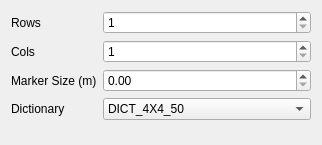
<?xml version="1.0" encoding="UTF-8"?>
<ui version="4.0">
 <class>ArucoTarget</class>
 <widget class="QWidget" name="ArucoTarget">
  <property name="geometry">
   <rect>
    <x>0</x>
    <y>0</y>
    <width>322</width>
    <height>145</height>
   </rect>
  </property>
  <property name="windowTitle">
   <string>Form</string>
  </property>
  <layout class="QFormLayout" name="formLayout">
   <item row="0" column="0">
    <widget class="QLabel" name="label">
     <property name="text">
      <string>Rows</string>
     </property>
    </widget>
   </item>
   <item row="0" column="1">
    <widget class="QSpinBox" name="rowSpinBox">
     <property name="minimum">
      <number>1</number>
     </property>
    </widget>
   </item>
   <item row="1" column="0">
    <widget class="QLabel" name="label_2">
     <property name="text">
      <string>Cols</string>
     </property>
    </widget>
   </item>
   <item row="1" column="1">
    <widget class="QSpinBox" name="colSpinBox">
     <property name="minimum">
      <number>1</number>
     </property>
    </widget>
   </item>
   <item row="2" column="0">
    <widget class="QLabel" name="label_3">
     <property name="text">
      <string>Marker Size (m)</string>
     </property>
    </widget>
   </item>
   <item row="2" column="1">
    <widget class="QDoubleSpinBox" name="markerSizeDoubleSpinBox"/>
   </item>
   <item row="3" column="0">
    <widget class="QLabel" name="label_4">
     <property name="text">
      <string>Dictionary</string>
     </property>
    </widget>
   </item>
   <item row="3" column="1">
    <widget class="QComboBox" name="dictionaryComboBox">
     <item>
      <property name="text">
       <string>DICT_4X4_50</string>
      </property>
     </item>
     <item>
      <property name="text">
       <string>DICT_4X4_100</string>
      </property>
     </item>
     <item>
      <property name="text">
       <string>DICT_4X4_250</string>
      </property>
     </item>
     <item>
      <property name="text">
       <string>DICT_4X4_1000</string>
      </property>
     </item>
     <item>
      <property name="text">
       <string>DICT_5X5_50</string>
      </property>
     </item>
     <item>
      <property name="text">
       <string>DICT_5X5_100</string>
      </property>
     </item>
     <item>
      <property name="text">
       <string>DICT_5X5_250</string>
      </property>
     </item>
     <item>
      <property name="text">
       <string>DICT_5X5_1000</string>
      </property>
     </item>
     <item>
      <property name="text">
       <string>DICT_6X6_50</string>
      </property>
     </item>
     <item>
      <property name="text">
       <string>DICT_6X6_100</string>
      </property>
     </item>
     <item>
      <property name="text">
       <string>DICT_6X6_250</string>
      </property>
     </item>
     <item>
      <property name="text">
       <string>DICT_6X6_1000</string>
      </property>
     </item>
     <item>
      <property name="text">
       <string>DICT_7X7_50</string>
      </property>
     </item>
     <item>
      <property name="text">
       <string>DICT_7X7_250</string>
      </property>
     </item>
     <item>
      <property name="text">
       <string>DICT_7X7_1000</string>
      </property>
     </item>
     <item>
      <property name="text">
       <string>DICT_ARUCO_ORIGINAL</string>
      </property>
     </item>
     <item>
      <property name="text">
       <string>DICT_APRILTAG_16h5</string>
      </property>
     </item>
     <item>
      <property name="text">
       <string>DICT_APRILTAG_25h9</string>
      </property>
     </item>
     <item>
      <property name="text">
       <string>DICT_APRILTAG_36h10</string>
      </property>
     </item>
     <item>
      <property name="text">
       <string>DICT_APRILTAG_36h11</string>
      </property>
     </item>
    </widget>
   </item>
  </layout>
 </widget>
 <resources/>
 <connections/>
</ui>
